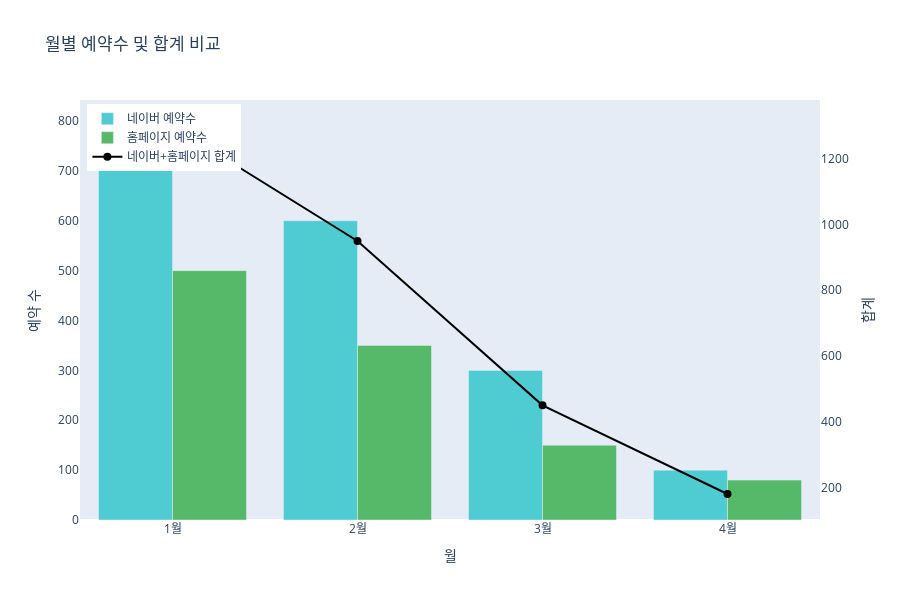

Notebook cell for this chart:
### Code cell
import plotly.graph_objects as go

# 각 trace (그래프 요소) 추가
fig = go.Figure()

# 막대 차트 - 네이버 예약수
fig.add_trace(go.Bar(
    x=df['월'],
    y=df['네이버 예약수'],
    name='네이버 예약수',
    marker_color='rgb(79, 203, 210)',  # 청록
    yaxis='y1'
))

# 막대 차트 - 홈페이지 예약수
fig.add_trace(go.Bar(
    x=df['월'],
    y=df['홈페이지 예약수'],
    name='홈페이지 예약수',
    marker_color='rgb(85, 185, 105)',  # 연두
    yaxis='y1'
))

# 라인 차트 - 합계
fig.add_trace(go.Scatter(
    x=df['월'],
    y=df['네이버+홈페이지 합계'],
    name='네이버+홈페이지 합계',
    mode='markers+lines',
    marker=dict(color='black', size=8),
    yaxis='y2'
))

# 레이아웃 설정
fig.update_layout(
    title='월별 예약수 및 합계 비교',
    xaxis=dict(title='월'),
    yaxis=dict(
        title='예약 수',
        side='left',
        showgrid=False
    ),
    yaxis2=dict(
        title='합계',
        overlaying='y',
        side='right',
        showgrid=False
    ),
    barmode='group',
    legend=dict(x=0.01, y=0.99),
    height=600,
    width=900
)

fig.show()

### Figure 1 — Plotly figure (JSON) as saved in the notebook; plotly's stock layout.template omitted (floating-point values rounded to 4 significant figures)
{"data": [{"marker": {"color": "rgb(79, 203, 210)"}, "name": "네이버 예약수", "type": "bar", "x": ["1월", "2월", "3월", "4월"], "y": [800, 600, 300, 100], "yaxis": "y"}, {"marker": {"color": "rgb(85, 185, 105)"}, "name": "홈페이지 예약수", "type": "bar", "x": ["1월", "2월", "3월", "4월"], "y": [500, 350, 150, 80], "yaxis": "y"}, {"marker": {"color": "black", "size": 8}, "mode": "markers+lines", "name": "네이버+홈페이지 합계", "type": "scatter", "x": ["1월", "2월", "3월", "4월"], "y": [1300, 950, 450, 180], "yaxis": "y2"}], "layout": {"barmode": "group", "height": 600, "legend": {"x": 0.01, "y": 0.99}, "title": {"text": "월별 예약수 및 합계 비교"}, "width": 900, "xaxis": {"title": {"text": "월"}}, "yaxis": {"showgrid": false, "side": "left", "title": {"text": "예약 수"}}, "yaxis2": {"overlaying": "y", "showgrid": false, "side": "right", "title": {"text": "합계"}}}}
